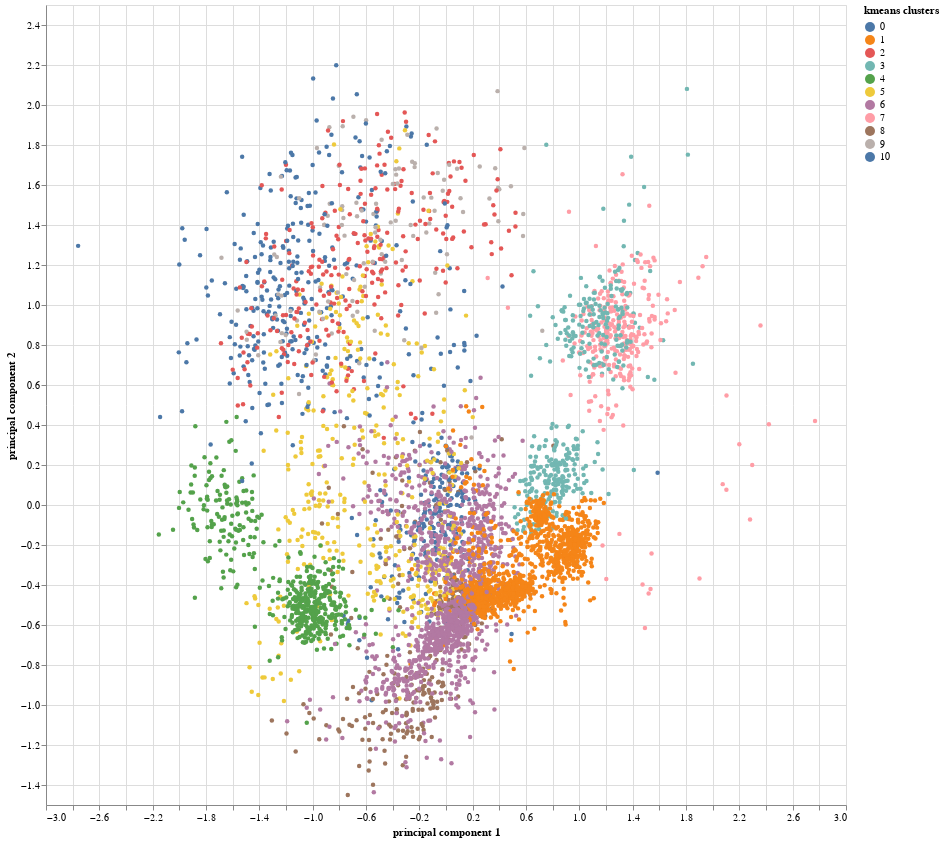

Notebook code cell kept with this figure:
### Markdown cell above
### 6.3.3 Eleven K-means Cluster

### Code cell
source = kmeansdf_3
chart = alt.Chart(source).mark_circle(size=20, opacity = 1).encode(x='principal component 1:Q',y='principal component 2:Q',
                                                        color = 'kmeans clusters:N'
                                                        ).properties(
                                                        width=800,
                                                        height=800).interactive()
chart

### Figure 1 — Vega-Lite specification as saved in the notebook (floating-point values rounded to 4 significant figures; data arrays with more than 128 entries replaced by an {"elided": "..."} marker saying what was removed)
{"config": {"view": {"continuousWidth": 400, "continuousHeight": 300}}, "data": {"name": "data-6197d9d711cf7442befdfbf04cfa8be2"}, "mark": {"type": "circle", "opacity": 1, "size": 20}, "encoding": {"color": {"field": "kmeans clusters", "type": "nominal"}, "x": {"field": "principal component 1", "type": "quantitative"}, "y": {"field": "principal component 2", "type": "quantitative"}}, "height": 800, "selection": {"selector011": {"type": "interval", "bind": "scales", "encodings": ["x", "y"]}}, "width": 800, "$schema": "https://vega.github.io/schema/vega-lite/v4.17.0.json", "datasets": {"data-6197d9d711cf7442befdfbf04cfa8be2": {"elided": "5127 records"}}}
